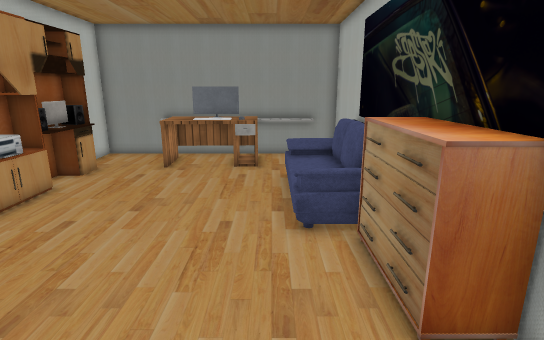
[1] (above)

12 first-person views from a walk through a 3-D level made in the Unity game engine. The camera is 1.2 m above the floor, tilts 14° down and sees 80° across. The floor is counted in squares, 0.43 m on a side. Each view is taken from the middle of a square. On the plan, view 1 faces up. The plan holds only what a view shows up to about 20 squares ahead; the rest is blank. The place goes on beyond the plan. The player character is not drawn. Some surface patterns are stand-ins.

[2]
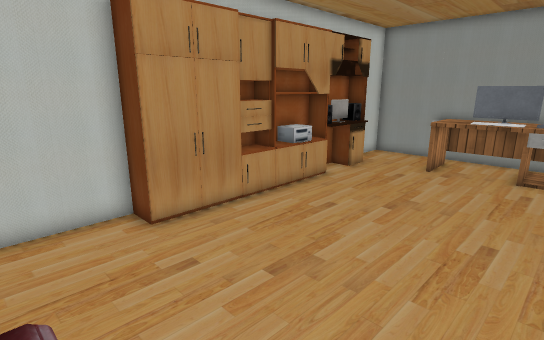

[3]
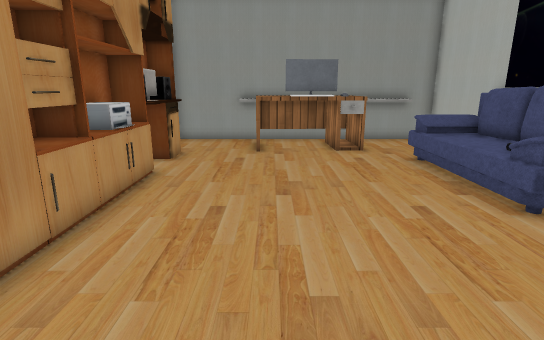

[4]
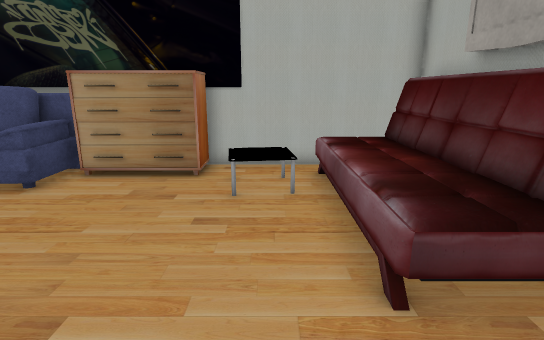

[5]
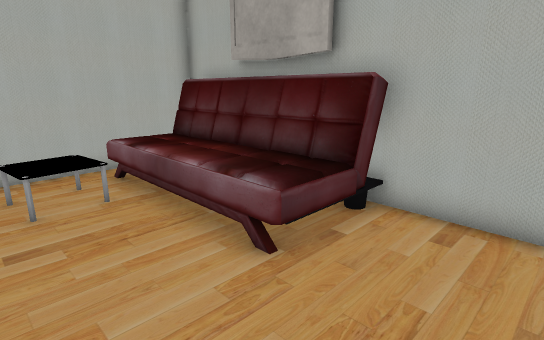

[6]
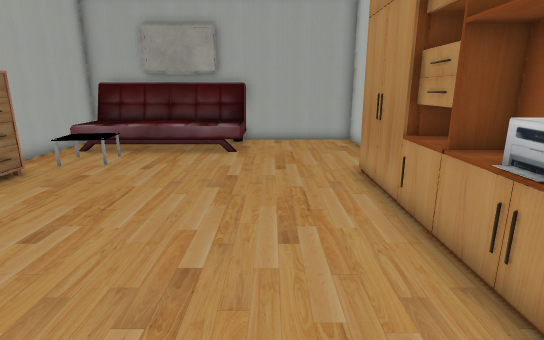

[7]
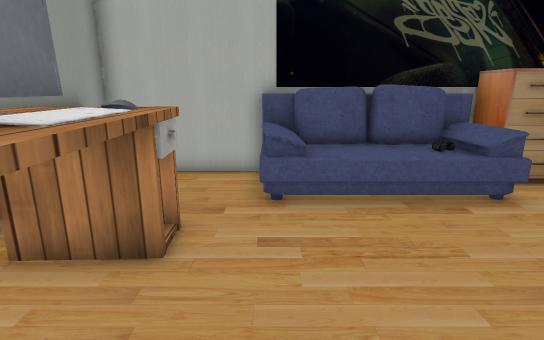

[8]
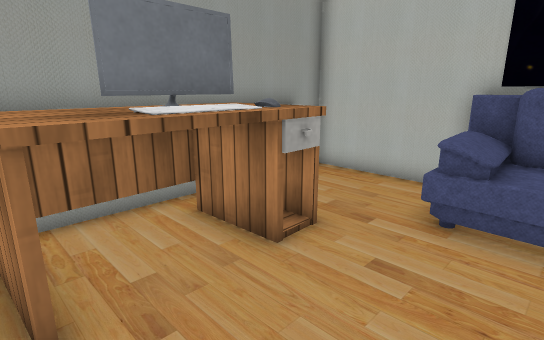

[9]
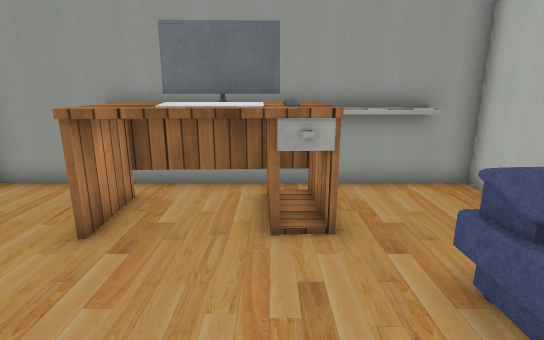

[10]
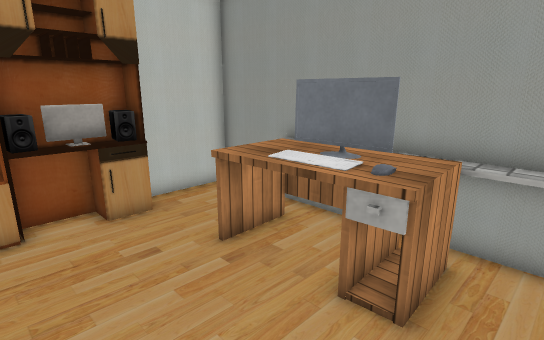

[11]
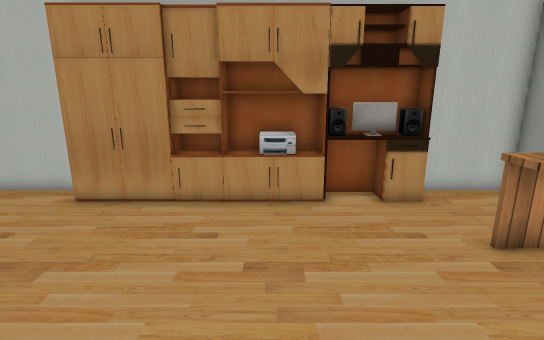

[12]
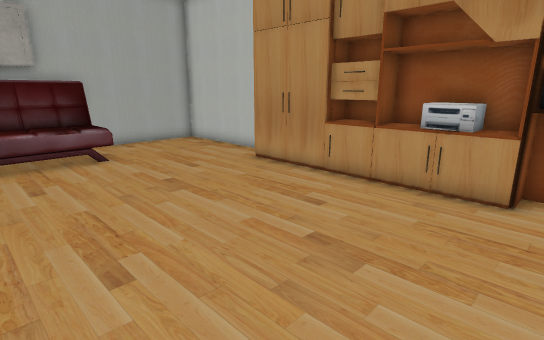

### Floor plan
Key: @ floor where view 1 was taken; # wall or solid block; . main floor; : floor 0.5 m higher than the main floor; / step, stairs or slope; = window, fence, low wall or low ledge; ^ raised ledge; v drop or lower ground; O other object.
Columns run from 10 left of view 1 to 4 right of it. Each row starts with its distance up from view 1.
 21 ###############
 20 #..=^^^^^^^^^##
 19 #...OOOOOO....#
 18 #...OOO#OO....#
 17 #...OOOOOO....#
 16 ##............#
 15 ##........./vO#
 14 ##........./ O#
 13 ##.........: O#
 12 #=.........: O#
 11 #O.........::O#
 10 #=........./  #
  9 ##.........OOv#
  8 ##..........OO#
  7  #..........OO#
  6  #..........OO#
  5  #..........OO#
  4 ##...........O#
  3 #..........OO.#
  2 #..........OO.#
  1 #.............#
  0 #.....::::@::/#
 -1 #.....:::::::/#
 -2 #....OOOOOOOOO#
 -3 ######OOOOOOOO#

Where each view was taken, in squares from view 1:
view 1: 0 up, 0 right, facing up
view 2: 0 up, 0 right, facing up-left
view 3: 2 up, 5 left, facing up
view 4: 2 up, 8 left, facing right
view 5: 4 up, 8 left, facing down-right
view 6: 15 up, 6 left, facing down
view 7: 15 up, 7 left, facing right
view 8: 13 up, 6 left, facing up-right
view 9: 11 up, 2 left, facing up
view 10: 12 up, 1 right, facing up-left
view 11: 11 up, 2 right, facing left
view 12: 14 up, 0 right, facing down-left
